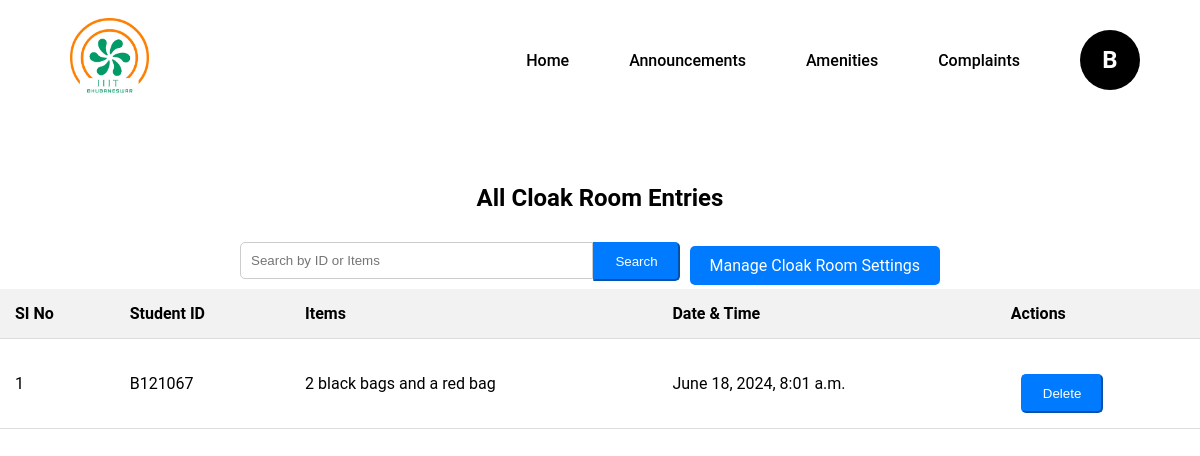
The app's page /cloak_room/entries/ (signed in) with its own data.
### users/models.py (models this page shows, shortened)
class CloakRoomEntry(models.Model):
    student = models.ForeignKey(User, on_delete=models.CASCADE)    #, limit_choices_to={'groups__name': 'Students'}
    items = models.TextField()
    date_time_stored = models.DateTimeField(default=timezone.now)

### users/views.py (the view)
# urls.py: path('cloak_room/entries/', views.view_all_cloak_room_entries, name='view_all_cloak_room_entries'),
@login_required
def view_all_cloak_room_entries(request):
    query = request.GET.get('q')
    if query:
        entries = CloakRoomEntry.objects.filter(Q(student__username__icontains=query)
                                              | Q(items__icontains=query)
                                              | Q(date_time_stored__icontains=query))
    else:
        entries = CloakRoomEntry.objects.all()
    return render(request, 'cloak_room/view_all_cloak_room_entries.html', {'entries': entries})

### users/context_processors.py (called while the page is built)
def cloak_room_settings(request):
    settings = CloakRoomSettings.objects.first()
    return {
        'settings': settings
    }

### users/templates/cloak_room/view_all_cloak_room_entries.html (shortened to what this page needs)
{% extends "faculty_base.html" %}
{% block content %}
{% load static %}
<link rel="stylesheet" href="{% static 'css/cloak_room_styles.css' %}">
<div class="container mt-4">
  <h2>All Cloak Room Entries</h2>
  <div class="row mb-3 justify-content-center">
    <div class="col-md-12">
        <form method="GET" class="form-inline search-bar d-flex justify-content-center align-items-center">
            <div class="input-group">
                <input type="text" class="form-control form-control-lg" name="q" placeholder="Search by ID or Items" value="{{ request.GET.q }}">
                <div class="input-group-append">
                    <button type="submit" class="btn btn-primary btn-lg">Search</button>
                </div>
                {% if user.is_authenticated %}
                <div class="button-group ml-3 d-flex align-items-center">
                    <a href="{% url 'manage_cloak_room_settings' %}" class="btn btn-primary btn-lg">Manage Cloak Room Settings</a>
                </div>
                {% endif %}
            </div>
        </form>
    </div>
</div>
 <table class="table table-striped mt-3">
    <thead>
      <tr>
        <th>SI No</th>
        <th>Student ID</th>
        <th>Items</th>
        <th>Date & Time</th>
        <th>Actions</th>
      </tr>
    </thead>
    <tbody>
      {% for entry in entries %}
        <tr>
          <td>{{ forloop.counter }}</td>
          <td>{{ entry.student.username|capfirst }}</td>
          <td>{{ entry.items }}</td>
          <td>{{ entry.date_time_stored }}</td>
          <td>
            <form method="post" action="{% url 'delete_cloak_room_entry' entry.id %}">
              <button type="submit" class="btn btn-edit-delete btn-lg">Delete</button>
            </form>
          </td>
        </tr>
      {% endfor %}
    </tbody>
  </table>
</div>
{% endblock %}

### users/templates/faculty_base.html (shortened to what this page needs)
{% load static %}
<!DOCTYPE html>
<html lang="en">
<head>
    <link rel="stylesheet" href="{% static 'css/dashboard_styles.css' %}">
    <link rel="stylesheet" href="https://cdnjs.cloudflare.com/ajax/libs/font-awesome/6.0.0-beta3/css/all.min.css">
</head>
<body>
  <nav>
    <div class="logo">
        <img src="{% static 'images/home_logo.png' %}" alt="Logo">
    </div>
    <ul class="nav-links">
        <li><a href="{% url 'faculty_dashboard' %}">Home</a></li>
        <li><a href="{% url 'notice_list' %}">Announcements</a></li>
        <li class="dropdown">
            <a href="#">Amenities</a>
        </li>
        <li><a href="{% url 'faculty_complaints_list' %}">Complaints</a></li>
        <li class="profile dropdown">
            <a href="#" id="profileDropdown" role="button">
                <div class="profile-initial">{{ request.user.username|slice:":1"|capfirst }}</div>
            </a>
        </li>
    </ul>
</nav>
<div class="container mt-4">
    {% block content %}
    {% endblock %}
</div>
</body>
</html>

### static/css/dashboard_styles.css (style rules this page uses)
* { margin: 0; padding: 0; box-sizing: border-box; }
body { font-family: 'Roboto', sans-serif; }
nav { display: flex; align-items: center; justify-content: space-between; background-color: white; padding: 0 20px; width: 100%; height: 120px; margin: 0 ; }
.logo img { height: 80px; margin-left: 50px; }
.nav-links { list-style: none; display: flex; flex: 1; justify-content: flex-end; align-items: center; }
.nav-links li { position: relative; margin-right: 20px; }
.nav-links a { font-size: 16px; font-weight: 550; color: black; text-decoration: none; padding: 15px 20px; display: block; }
.profile { display: flex; align-items: center; cursor: pointer; }
.profile-initial { width: 60px; height: 60px; background-color: black; color: white; display: flex; align-items: center; justify-content: center; border-radius: 50%; font-size: 24px; font-weight: bold; }

### static/css/cloak_room_styles.css (style rules this page uses)
.container { margin-top: 4rem; }
h2 { text-align: center; margin-bottom: 20px; }
.search-bar .input-group { width: 60%; margin: 0 auto; display: flex; }
.search-bar .form-control { flex: 1; padding: 10px; border-radius: 5px 0 0 5px; border: 1px solid #ccc; }
.search-bar .input-group-append .btn-primary { background-color: #007bff; border-color: #007bff; padding: 10px 20px; border-radius: 0 5px 5px 0; color: white; }
.button-group { display: flex; align-items: center; margin-left: auto; }
.button-group .btn-primary, .btn-edit-delete { background-color: #007bff; border-color: #007bff; padding: 10px 20px; border-radius: 5px; color: white; margin-left: 10px; text-decoration: none; }
.table { width: 100%; border-collapse: collapse; }
.table th, .table td { padding: 15px; text-align: left; border-bottom: 1px solid #ddd; }
.table th { background-color: #f2f2f2; }
.mt-4 { margin-top: 4rem !important; }
form { margin-top: 20px; }
form .btn-primary { background-color: #007bff; border-color: #007bff; padding: 10px 20px; border-radius: 5px; color: white; margin-top: 10px; }
form input, form textarea, form select { width: 40%; padding: 10px; margin: 10px 0; border-radius: 5px; border: 1px solid #ccc; }
.d-flex { display: flex; }
.justify-content-center { justify-content: center; }
.align-items-center { align-items: center; }
.button-group { display: flex; align-items: center; margin-left: auto; margin-right: 20px; }

### records on screen
CloakRoomEntry: student.username "B121067", items "2 black bags and a red bag", date_time_stored "June 18, 2024, 8:01 a.m."

### other values on screen
{{ request.user.username|slice:":1"|capfirst }} "B"
